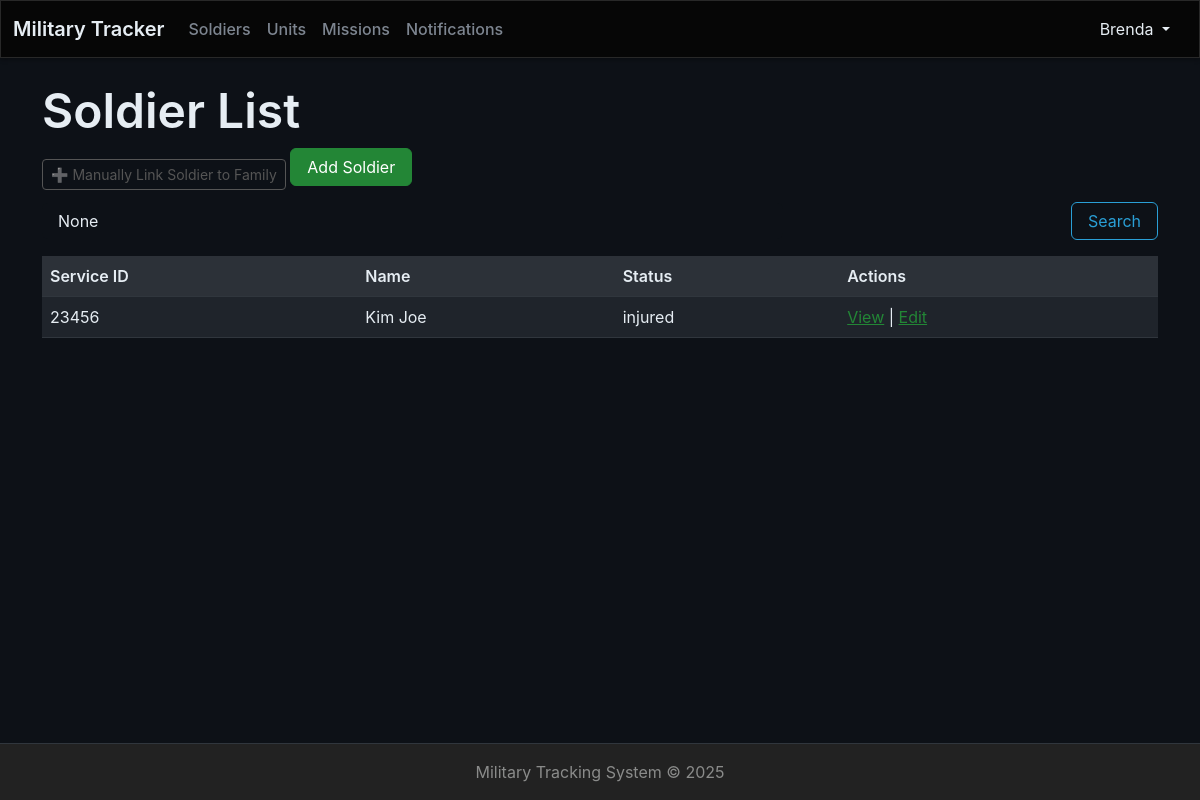
Page /soldier-list/ (signed in) on the committed database.
### accounts/models.py (models this page shows, shortened)
class CustomUser(AbstractUser):
    ROLE_CHOICES = [
        ('admin', 'Admin'),
        ('family', 'Family'),
    ]
    role = models.CharField(max_length=10, default='family')
    phone_number = models.CharField(max_length=15, blank=True)
    is_active = models.BooleanField(default=True)

### soldiers/models.py (models this page shows, shortened)
class Soldier(models.Model):
    SERVICE_STATUS_CHOICES = [
        ('active', 'Active'),
        ('on_leave', 'On Leave'),
        ('injured', 'Injured'),
        ('mia', 'Missing In Action'),
        ('discharged', 'Discharged'),
    ]
    service_id = models.CharField(max_length=20, unique=True)
    first_name = models.CharField(max_length=50)
    last_name = models.CharField(max_length=50)
    rank = models.CharField(max_length=30)
    date_of_birth = models.DateField()
    national_id = models.CharField(max_length=20, unique=True)
    phone_number = models.CharField(max_length=15)
    email = models.EmailField(blank=True)
    current_status = models.CharField(max_length=20, choices=SERVICE_STATUS_CHOICES, default='active')
    unit = models.ForeignKey(Unit, on_delete=models.SET_NULL, null=True)
    is_active = models.BooleanField(default=True)
    created_at = models.DateTimeField(auto_now_add=True)
    updated_at = models.DateTimeField(auto_now=True)
    def __init__(self, *args, **kwargs):
        super().__init__(*args, **kwargs)
        self._original_status = self.current_status

### soldiers/views.py (the view)
# urls.py: path('soldier-list/', soldier_list, name='soldier_list'),
@login_required
def soldier_list(request):
    query = request.GET.get('q')
    soldiers = Soldier.objects.all()
    if query:
        soldiers = soldiers.filter(
            models.Q(first_name__icontains=query) |
            models.Q(last_name__icontains=query) |
            models.Q(service_id__icontains=query)
        )
    return render(request, 'view/list.html', {
        'soldiers': soldiers,
        'query': query
    })

### soldiers/templates/view/list.html (shortened to what this page needs)
{% extends 'base/base.html' %}
{% load static %}
{% block 'body' %}
<h2>Soldier List</h2>
<a href="{% url 'admin_link_family' %}" class="btn btn-outline-secondary btn-sm">➕ Manually Link Soldier to Family</a>
<a class="btn btn-primary mb-3" href="{% url 'soldier_create' %}">Add Soldier</a>
<form method="get" class="mb-3">
  <div class="row g-2 align-items-center">
    <div class="col-md-8">
      <input type="text" name="q" placeholder="Search by name or service ID..." class="form-control" value="{{ query }}">
    </div>
    <div class="col-md-4 text-end">
      <button type="submit" class="btn btn-outline-primary">Search</button>
    </div>
  </div>
</form>
<table class="table table-striped">
  <thead>
    <tr><th>Service ID</th><th>Name</th><th>Status</th><th>Actions</th></tr>
  </thead>
  <tbody>
    {% for s in soldiers %}
    <tr>
      <td>{{ s.service_id }}</td>
      <td>{{ s.first_name }} {{ s.last_name }}</td>
      <td>{{ s.current_status }}</td>
      <td>
        <a href="{% url 'soldier_detail' s.pk %}">View</a> |
        <a href="{% url 'soldier_update' s.pk %}">Edit</a>
      </td>
    </tr>
    {% endfor %}
  </tbody>
</table>
{% endblock %}

### main/templates/base/base.html (shortened to what this page needs)
{% load static %}
<!DOCTYPE html>
<html lang="en" class="h-100">
<head>
    <link href="{% static 'css/bootstrap.min.css' %}" rel="stylesheet">
    <link href="{% static 'css/style.css' %}" rel="stylesheet">
</head>
<body class="d-flex flex-column h-100">
    <nav class="navbar navbar-expand-lg navbar-dark bg-dark">
        <div class="container-fluid">
            <a class="navbar-brand" href="{% url 'home_page' %}">Military Tracker</a>
            <div class="collapse navbar-collapse" id="navbarNav">
                <ul class="navbar-nav me-auto mb-2 mb-lg-0">
                    {% if user.is_authenticated %}
                        {% if user.role == 'admin' or user.role == 'superuser' %}
                            <li class="nav-item"><a href="{% url 'soldier_home' %}" class="nav-link">Soldiers</a></li>
                            <li class="nav-item"><a href="{% url 'unit_home' %}" class="nav-link">Units</a></li>
                            <li class="nav-item"><a href="{% url 'mission_home' %}" class="nav-link">Missions</a></li>
                            <li class="nav-item"><a href="{% url 'notification_home' %}" class="nav-link">Notifications</a></li>
                        {% elif user.role == 'family' %}
                            <li class="nav-item"><a href="{% url 'family_dashboard' %}" class="nav-link">My Dashboard</a></li>
                        {% endif %}
                    {% endif %}
                </ul>
                <div class="d-flex">
                   {% if user.is_authenticated %}
                        <div class="dropdown show">
                            <button class="btn btn-transparent dropdown-toggle" type="button"  data-bs-toggle="dropdown" aria-expanded="false">
                                {{ user.username }}
                            </button>
                        </div>
                    {% else %}
                        <a href="{% url 'login' %}" class="btn btn-outline-light btn-sm me-2">Login</a>
                        <a href="{% url 'register' %}" class="btn btn-light btn-sm">Register</a>
                    {% endif %}
                </div>
            </div>
        </div>
    </nav>
    <div class="container mt-4">
        {% block 'body' %}
        {% endblock %}
    </div>
    <footer class="footer mt-auto py-3 bg-light">
        <div class="container text-center">
            <span class="text-muted">Military Tracking System &copy; {% now "Y" %}</span>
        </div>
    </footer>
</body>
</html>

### main/static/css/style.css (style rules this page uses)
:root { --bs-primary: #238636; --bs-secondary: #7d8590; --bs-success: #238636; --bs-info: #0969da; --bs-warning: #fb8500; --bs-danger: #da3633; --bs-light: #21262d; --bs-dark: #0d1117; --primary-bg: #0d1117; --secondary-bg: #161b22; --tertiary-bg: #21262d; --accent-bg: #30363d; --border-color: #30363d; --text-primary: #e6edf3; --text-secondary: #7d8590; --text-muted: #656d76; --accent-color: #238636; --accent-hover: #2ea043; --navbar-bg: #010409; --footer-bg: #0d1117; --card-bg: #161b22; --input-bg: #0d1117; --input-border: #30363d; --input-focus: #0969da; --shadow: rgba(0, 0, 0, 0.3); --bs-body-bg: #0d1117; --bs-body-color: #e6edf3; --bs-border-color: #30363d; --bs-link-color: #238636; --bs-link-hover-color: #2ea043; }
body { background-color: var(--primary-bg); color: var(--text-primary); font-family: -apple-system, BlinkMacSystemFont, 'Segoe UI', 'Noto Sans', Helvetica, Arial, sans-serif; overflow-x: hidden; }
.navbar-dark { background-color: var(--navbar-bg); border-bottom: 1px solid var(--border-color); box-shadow: 0 2px 4px var(--shadow); }
.navbar-brand { color: var(--text-primary); font-weight: 600; }
.navbar-dark .navbar-nav .nav-link { color: var(--text-secondary); font-weight: 500; transition: color 0.3s ease; }
.form-control { background-color: var(--input-bg); border-color: var(--input-border); color: var(--text-primary); border-radius: 6px; transition: all 0.3s ease; }
.form-control::placeholder { color: var(--text-muted); }
.btn-primary { background-color: var(--accent-color); border-color: var(--accent-color); color: white; }
.table { --bs-table-bg: var(--secondary-bg); --bs-table-color: var(--text-primary); --bs-table-border-color: var(--border-color); }
.table th { background-color: var(--tertiary-bg); color: var(--text-primary); font-weight: 600; }
.table-striped > tbody > tr:nth-of-type(odd) > td { background-color: var(--tertiary-bg); }
.footer { background-color: var(--footer-bg); border-top: 1px solid var(--border-color); }
.footer .text-muted { color: var(--text-muted); }
a { color: var(--accent-color); transition: color 0.3s ease; }
h1, h2, h3, h4, h5, h6 { color: var(--text-primary); font-weight: 600; }
.btn, .form-control, .form-select, .navbar-nav .nav-link { transition: all 0.3s ease; }

### rows in the picture
CustomUser: username "Brenda"
Soldier: service_id "23456", first_name "Kim", last_name "Joe", current_status "injured"
